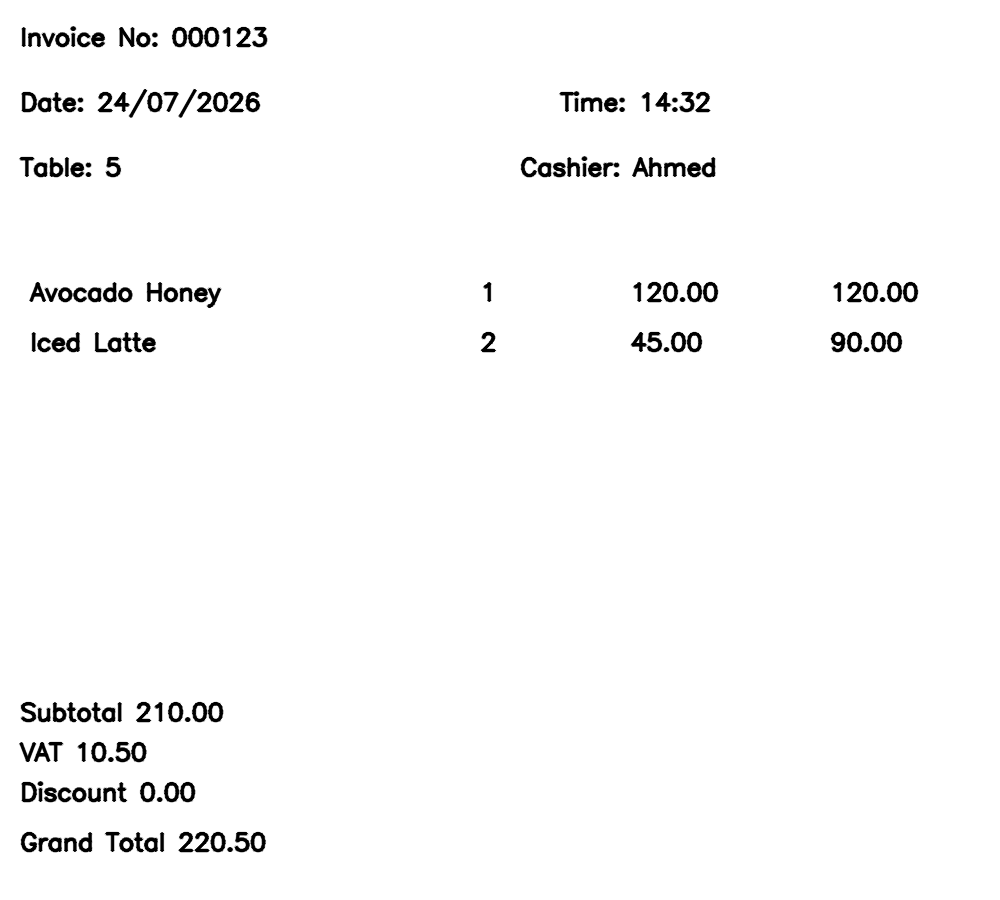
#> input picture paddleocr-pipeline/samples/test_invoice.png, 1000 x 900 px; its folder holds only this picture in this run
$ python -i image_utils.py   (imports and definitions only)
#> lines starting #> are read from the running program, lines starting #| are printed output that depends on the picture; after the words box and inside, x2 and y2 are one past the last pixel; in counts of white or black regions, pixels touching at a corner belong together
### vlm-pipeline/config.py
"""Central configuration for the restaurant invoice extraction system.

All tunable settings live here so behaviour can be changed without touching
application code. Values can be overridden with environment variables for
deployment flexibility.
"""

import logging
import os
import sys
from pathlib import Path

# --------------------------------------------------------------------------
# Paths
# --------------------------------------------------------------------------
BASE_DIR = Path(__file__).parent

INVOICES_DIR = BASE_DIR / "invoices"
PROCESSED_DIR = BASE_DIR / "processed"
FAILED_DIR = BASE_DIR / "failed"
DEBUG_DIR = BASE_DIR / "debug"
OUTPUT_DIR = BASE_DIR / "output"
LOGS_DIR = BASE_DIR / "logs"

# Spec-named aliases (kept identical to the directories above).
WATCH_FOLDER = INVOICES_DIR
PROCESSED_FOLDER = PROCESSED_DIR
DEBUG_FOLDER = DEBUG_DIR

for _d in (INVOICES_DIR, PROCESSED_DIR, FAILED_DIR, DEBUG_DIR, OUTPUT_DIR, LOGS_DIR):
    _d.mkdir(parents=True, exist_ok=True)

# --------------------------------------------------------------------------
# Ollama
# --------------------------------------------------------------------------
OLLAMA_URL = os.getenv("OLLAMA_URL", "http://localhost:11434/api/chat")
MODEL_NAME = os.getenv("MODEL_NAME", "MedAIBase/PaddleOCR-VL:0.9b")

# Minimum fraction of key fields that must be non-empty/non-zero for an
# extraction to be trusted. The model does not return per-field confidence
# scores, so this is used as a heuristic completeness gate (see
# extractor.py: _completeness_score). Extractions below this threshold are
# treated as failed attempts and retried.
CONFIDENCE_THRESHOLD = float(os.getenv("CONFIDENCE_THRESHOLD", "0.6"))

OLLAMA_TIMEOUT_SECONDS = int(os.getenv("OLLAMA_TIMEOUT_SECONDS", "300"))
OLLAMA_TEMPERATURE = float(os.getenv("OLLAMA_TEMPERATURE", "0"))

# --------------------------------------------------------------------------
# Output
# --------------------------------------------------------------------------
OUTPUT_FILE = OUTPUT_DIR / "invoices.xlsx"

# --------------------------------------------------------------------------
# Processing
# --------------------------------------------------------------------------
MAX_WORKERS = int(os.getenv("MAX_WORKERS", "4"))
RETRY_ATTEMPTS = int(os.getenv("RETRY_ATTEMPTS", "3"))
RETRY_BACKOFF_SECONDS = float(os.getenv("RETRY_BACKOFF_SECONDS", "1.0"))
IMAGE_EXTENSIONS = {".jpg", ".jpeg", ".png", ".bmp", ".tiff", ".tif", ".webp"}

# Consistency check tolerance for subtotal - discount + vat == grand_total.
# Combines an absolute floor with a small relative allowance so minor OCR
# rounding does not fail otherwise-correct invoices.
VALIDATION_ABS_TOLERANCE = float(os.getenv("VALIDATION_ABS_TOLERANCE", "0.5"))
VALIDATION_REL_TOLERANCE = float(os.getenv("VALIDATION_REL_TOLERANCE", "0.01"))

# --------------------------------------------------------------------------
# Image preprocessing
# --------------------------------------------------------------------------
MAX_IMAGE_WIDTH = int(os.getenv("MAX_IMAGE_WIDTH", "2000"))
MAX_IMAGE_HEIGHT = int(os.getenv("MAX_IMAGE_HEIGHT", "2000"))
SAVE_DEBUG_ARTIFACTS = os.getenv("SAVE_DEBUG_ARTIFACTS", "1") not in ("0", "false", "False")

# --------------------------------------------------------------------------
# Watcher
# --------------------------------------------------------------------------
WATCHER_STABLE_CHECK_INTERVAL = float(os.getenv("WATCHER_STABLE_CHECK_INTERVAL", "0.5"))
WATCHER_STABLE_CHECKS = int(os.getenv("WATCHER_STABLE_CHECKS", "3"))

# --------------------------------------------------------------------------
# Logging
# --------------------------------------------------------------------------
LOG_FILE = LOGS_DIR / "application.log"
ERROR_LOG_FILE = LOGS_DIR / "errors.log"

_LOGGING_CONFIGURED = False


# [34 lines left out: function configure_logging, not called in this run]

### vlm-pipeline/image_utils.py
"""Image preprocessing for OCR: auto-rotate, deskew, denoise, contrast, resize."""

import base64
import logging
from pathlib import Path
from typing import Optional

import cv2
import numpy as np
from PIL import ExifTags, Image

from config import MAX_IMAGE_HEIGHT, MAX_IMAGE_WIDTH

logger = logging.getLogger(__name__)

_ORIENTATION_TAG = next(
    (tag for tag, name in ExifTags.TAGS.items() if name == "Orientation"), None
)


def load_image(image_path: str) -> np.ndarray:
    """Load an image with OpenCV, preserving colour."""
    img = cv2.imread(image_path)
#> img is the input picture: shape (900, 1000, 3); min 0, max 255, mean 249.5
    if img is None:
        raise ValueError(f"Unable to load image: {image_path}")
    return img


def auto_rotate(img: np.ndarray, image_path: str) -> np.ndarray:
    """Rotate image based on EXIF orientation metadata, if present."""
    if _ORIENTATION_TAG is None:
        return img
    try:
        with Image.open(image_path) as pil_img:
            exif = pil_img.getexif()
            orientation = exif.get(_ORIENTATION_TAG) if exif else None
    except Exception:
        return img

    if orientation == 3:
        return cv2.rotate(img, cv2.ROTATE_180)
    if orientation == 6:
        return cv2.rotate(img, cv2.ROTATE_90_CLOCKWISE)
    if orientation == 8:
        return cv2.rotate(img, cv2.ROTATE_90_COUNTERCLOCKWISE)
    return img


def deskew(img: np.ndarray) -> np.ndarray:
    """Deskew image using the minimum-area rectangle of foreground pixels."""
    gray = cv2.cvtColor(img, cv2.COLOR_BGR2GRAY)
    gray = cv2.bitwise_not(gray)
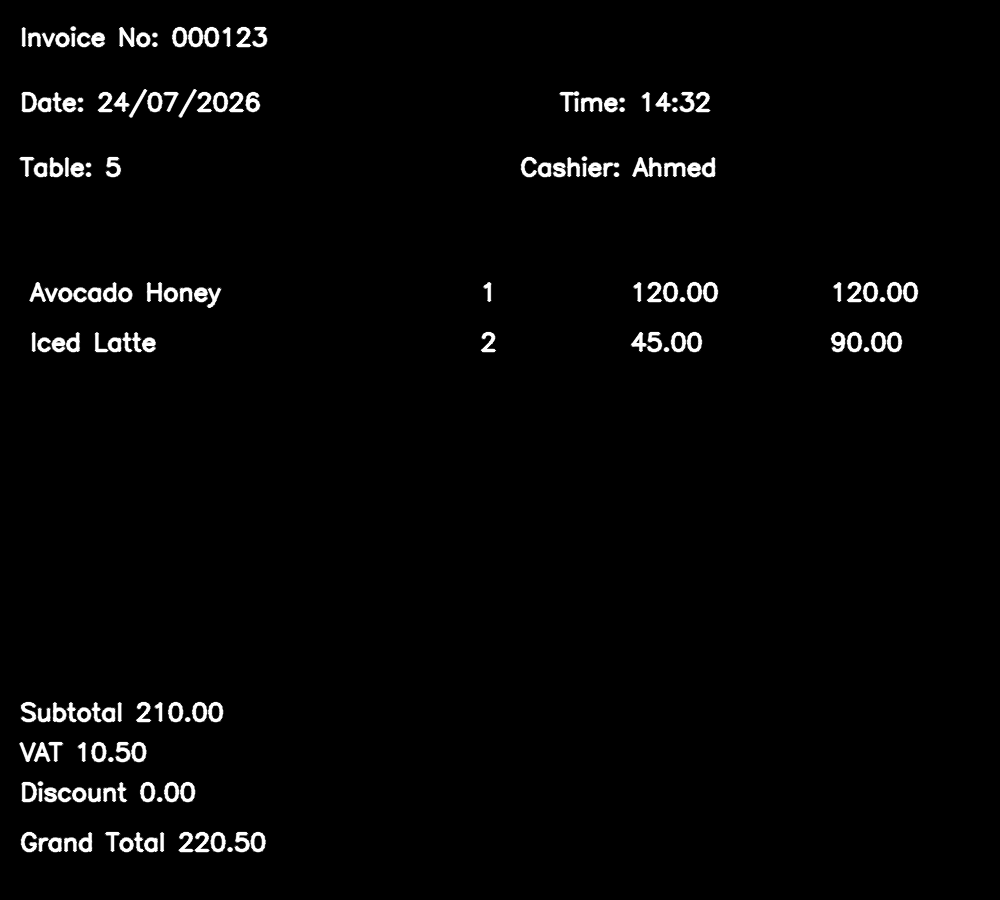
#> gray: shape (900, 1000); min 0, max 255, mean 5.5
    _, thresh = cv2.threshold(gray, 0, 255, cv2.THRESH_BINARY | cv2.THRESH_OTSU)
#> thresh: shape (900, 1000); 2.1% white; 161 white regions, largest, box (x1, y1, x2, y2) and area: (632, 157, 662, 177) 291, (38, 837, 62, 852) 203, (664, 162, 686, 177) 191
    coords = np.column_stack(np.where(thresh > 0))
#> coords = 19196 pairs, first value 26 to 851, second value 19 to 917
    if coords.shape[0] < 50:
        return img

    angle = cv2.minAreaRect(coords)[-1]
#> angle = -0.0978
    if angle < -45:
        angle = -(90 + angle)
    else:
        angle = -angle
#> angle = 0.0978
    if abs(angle) < 0.5 or abs(angle) > 20:
        # Skip tiny (noise) or implausibly large (misdetection) corrections.
        return img

    (h, w) = img.shape[:2]
    center = (w // 2, h // 2)
    m = cv2.getRotationMatrix2D(center, angle, 1.0)
    return cv2.warpAffine(
        img, m, (w, h), flags=cv2.INTER_CUBIC, borderMode=cv2.BORDER_REPLICATE
    )


def denoise(img: np.ndarray) -> np.ndarray:
    """Apply Non-local Means Denoising."""
    return cv2.fastNlMeansDenoisingColored(img, None, 10, 10, 7, 21)


def enhance_contrast(img: np.ndarray) -> np.ndarray:
    """Improve contrast using CLAHE on the L channel of LAB colour space."""
    lab = cv2.cvtColor(img, cv2.COLOR_BGR2LAB)
#> lab: shape (900, 1000, 3); mean of channels 0, 1, 2 248.6, 128, 128
    l, a, b = cv2.split(lab)
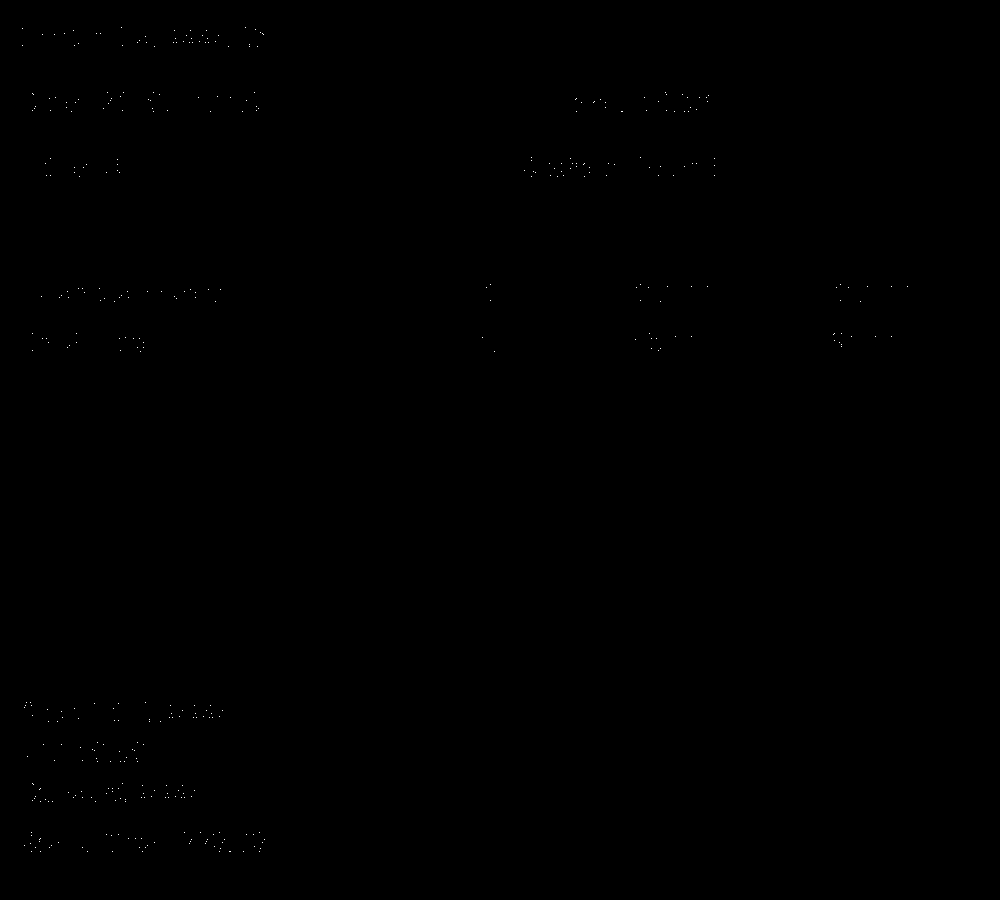
#> b: shape (900, 1000); values 128 (black) and 129 (white), 0.05% white in thin lines or dots, all inside (x1, y1, x2, y2) = (22, 27, 908, 852)
    clahe = cv2.createCLAHE(clipLimit=2.0, tileGridSize=(8, 8))
    l = clahe.apply(l)
    lab = cv2.merge((l, a, b))
#> lab: shape (900, 1000, 3); mean of channels 0, 1, 2 248.6, 128, 128
    return cv2.cvtColor(lab, cv2.COLOR_LAB2BGR)


def resize_if_needed(
    img: np.ndarray, max_width: int = MAX_IMAGE_WIDTH, max_height: int = MAX_IMAGE_HEIGHT
) -> np.ndarray:
    """Downscale large images, preserving aspect ratio. Never upscales."""
#> called with max_width = 2000, max_height = 2000
    h, w = img.shape[:2]
#> h = 900; w = 1000
    if w > max_width or h > max_height:
        scale = min(max_width / w, max_height / h)
        new_w, new_h = int(w * scale), int(h * scale)
        return cv2.resize(img, (new_w, new_h), interpolation=cv2.INTER_AREA)
    return img


def preprocess_image(image_path: str) -> np.ndarray:
    """Full preprocessing pipeline: rotate, deskew, denoise, contrast, resize."""
    img = load_image(image_path)
    img = auto_rotate(img, image_path)
    img = deskew(img)
    img = denoise(img)
    img = enhance_contrast(img)
    img = resize_if_needed(img)
    return img


def image_to_base64(img: np.ndarray) -> str:
    """Encode an OpenCV image (BGR ndarray) as base64 PNG for Ollama."""
    ok, buffer = cv2.imencode(".png", img)
    if not ok:
        raise ValueError("Failed to encode image to PNG")
    return base64.b64encode(buffer).decode("utf-8")


def save_debug_image(
    img: np.ndarray, debug_dir: Path, source_path: str, suffix: str
) -> Optional[Path]:
    """Save an intermediate image to debug/ for troubleshooting. Never raises."""
    try:
        stem = Path(source_path).stem
        dest = debug_dir / f"{stem}_{suffix}.png"
        cv2.imwrite(str(dest), img)
        return dest
    except Exception as e:
        logger.warning(f"Could not write debug image for {source_path}: {e}")
        return None


def save_debug_text(text: str, debug_dir: Path, source_path: str, suffix: str) -> Optional[Path]:
    """Save raw model output to debug/ for troubleshooting. Never raises."""
    try:
        stem = Path(source_path).stem
        dest = debug_dir / f"{stem}_{suffix}.txt"
        dest.write_text(text, encoding="utf-8")
        return dest
    except Exception as e:
        logger.warning(f"Could not write debug text for {source_path}: {e}")
        return None

>>> result = preprocess_image('../paddleocr-pipeline/samples/test_invoice.png')
